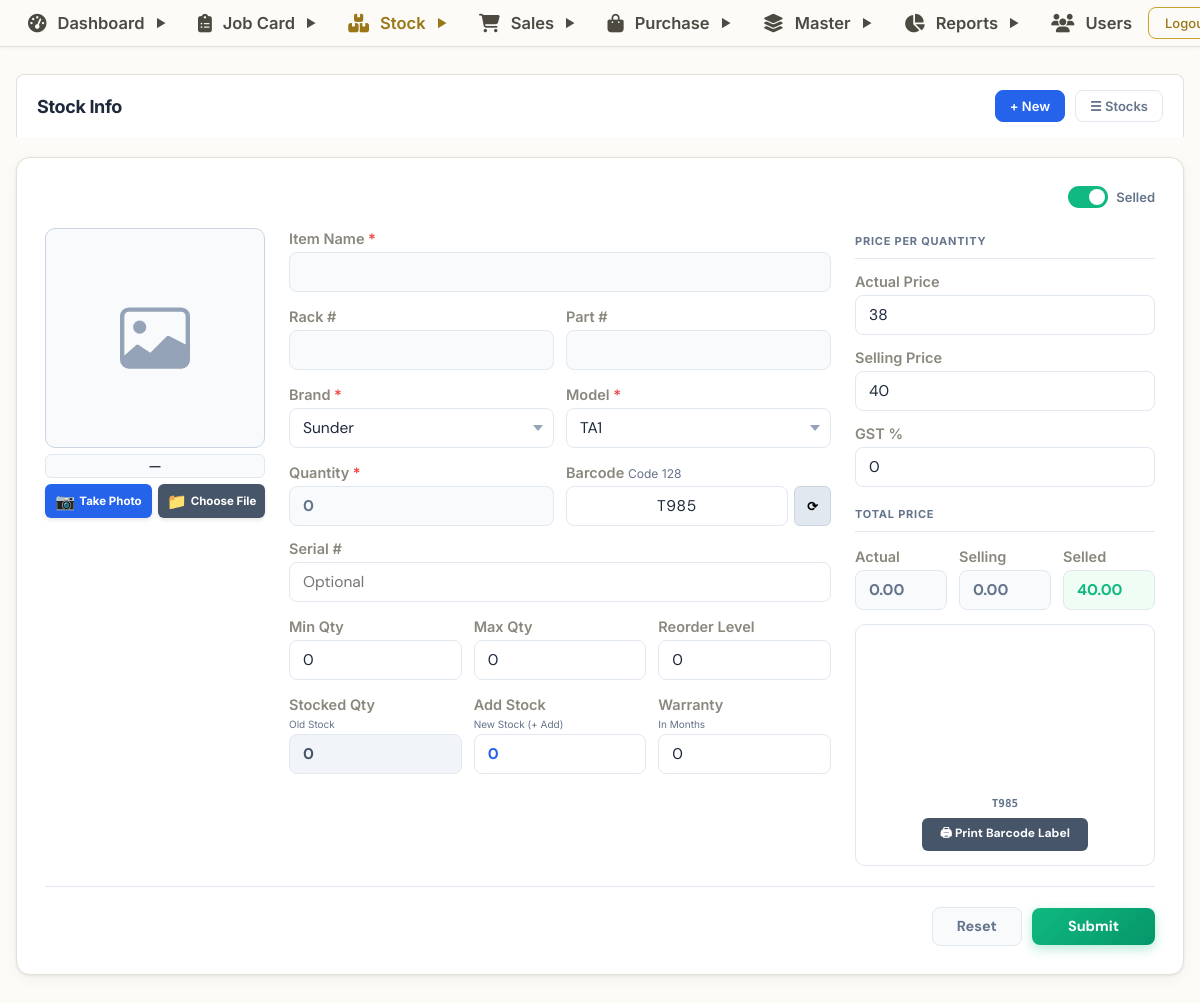
/stock/edit_stock.php?id=057a7955-46c3-4e22-a874-b8da5ca72a7e (signed in), run on the app's committed database.
### tables this page shows
CREATE TABLE `stock` (
  `id` varchar(255) NOT NULL,
  `actualPricePerQty` float NOT NULL,
  `actualPricePerUnit` float NOT NULL,
  `availableQty` int NOT NULL,
  `barCode` varchar(255) DEFAULT NULL,
  `gstPercentage` float NOT NULL,
  `itemName` varchar(255) DEFAULT NULL,
  `quantity` int NOT NULL,
  `selled` bit(1) NOT NULL,
  `selledPricePerUnit` double NOT NULL,
  `sellingPricePerQty` float NOT NULL,
  `sellingPricePerUnit` float NOT NULL,
  `serialNo` varchar(255) DEFAULT NULL,
  `unit` int NOT NULL,
  `warrantyInMonths` int NOT NULL,
  `brand` bigint DEFAULT NULL,
  `machine` bigint DEFAULT NULL,
  `model` bigint DEFAULT NULL,
  `purchaseItem` bigint DEFAULT NULL,
  `spare` bigint DEFAULT NULL,
  PRIMARY KEY (`id`),
  KEY `FK17lg7477nvywgyva1qnfan255` (`brand`),
  KEY `FKdn32ck0k6jt4dg9t7vl28ba8u` (`machine`),
  KEY `FKh2407ud8pbmwnxo4q65xftumf` (`model`),
  KEY `FKeifebnupfgukc2oojtse960ii` (`purchaseItem`),
  KEY `FK316sfaegiisdk4bcna59ynqle` (`spare`),
  CONSTRAINT `FK17lg7477nvywgyva1qnfan255` FOREIGN KEY (`brand`) REFERENCES `brand` (`id`),
  CONSTRAINT `FK316sfaegiisdk4bcna59ynqle` FOREIGN KEY (`spare`) REFERENCES `spares` (`id`),
  CONSTRAINT `FKdn32ck0k6jt4dg9t7vl28ba8u` FOREIGN KEY (`machine`) REFERENCES `machine` (`id`),
  CONSTRAINT `FKeifebnupfgukc2oojtse960ii` FOREIGN KEY (`purchaseItem`) REFERENCES `purchaseitems` (`id`),
  CONSTRAINT `FKh2407ud8pbmwnxo4q65xftumf` FOREIGN KEY (`model`) REFERENCES `model` (`id`)
);

### stock/edit_stock.php (the view, shortened to what this page needs)
<?php
require_once("../config/db.php");
$id = mysqli_real_escape_string($conn, trim($_GET['id']));
$query = "
    SELECT st.*,
           s.spareName, s.partNo, s.rackNumber, s.picture,
           b.brandName,
           m.model AS modelName,
           mc.machineName
    FROM stock st
    LEFT JOIN spares  s  ON st.spare   = s.id
    LEFT JOIN brand   b  ON st.brand   = b.id
    LEFT JOIN model   m  ON st.model   = m.id
    LEFT JOIN machine mc ON st.machine = mc.id
    WHERE st.id = '$id'
    LIMIT 1
";
$result = mysqli_query($conn, $query);
$data = mysqli_fetch_assoc($result);
?>
<?php include("../includes/header.php"); ?>
<div class="page-wrapper">
  <div class="page-header">
    <h2>Stock Info</h2>
    <div class="header-actions">
      <a href="add_stock.php" class="btn-nav new">+ New</a>
      <a href="list.php" class="btn-nav">☰ Stocks</a>
    </div>
  </div>
  <div class="card">
    <div class="top-bar">
      <div class="toggle-row">
        <label class="toggle" style="margin:0;">
          <span class="slider"></span>
        </label>
        Selled
      </div>
    </div>
    <form method="POST" id="editForm" enctype="multipart/form-data" onsubmit="return validateEditStockForm(event)">
      <div class="main-grid">
        <div class="main-stock-photo-wrap">
          <div class="image-box" id="imageBox" style="position: relative; cursor: pointer;" onclick="if(document.getElementById('editSpareImg').src && document.getElementById('editSpareImg').style.display !== 'none') openStockLightbox(document.getElementById('editSpareImg').src)">
            <?php
            $picPath = '';
            ?>
            <svg id="editImgSvg" class="placeholder-svg" viewBox="0 0 16 16" style="display: <?= $picPath ? 'none' : 'block' ?>;">
              <path d="M6.002 5.5a1.5 1.5 0 1 1-3 0 1.5 1.5 0 0 1 3 0z"/>
              <path d="M2.002 1a2 2 0 0 0-2 2v10a2 2 0 0 0 2 2h12a2 2 0 0 0 2-2V3a2 2 0 0 0-2-2h-12zm12 1a1 1 0 0 1 1 1v6.5l-3.777-1.947a.5.5 0 0 0-.577.093l-3.71 3.71-2.66-1.772a.5.5 0 0 0-.63.062L1.002 12V3a1 1 0 0 1 1-1h12z"/>
            </svg>
          </div>
          <div class="img-label" style="font-weight: 700; margin-top: 6px; text-align: center; color: #1e293b;"><?= htmlspecialchars($data['spareName'] ?? '—') ?></div>
          <div class="photo-btn-row" style="display: flex; gap: 6px; flex-direction: row; margin-top: 6px;">
            <button type="button" id="btnEditStockCamera" onclick="triggerEditStockCamera()" style="flex: 1 1 0; background: #2563eb; color: #ffffff; border: none; padding: 7px 4px; border-radius: 6px; font-size: 11.5px; font-weight: 700; cursor: pointer; display: flex; align-items: center; justify-content: center; gap: 4px; box-shadow: 0 2px 4px rgba(0,0,0,0.1); white-space: nowrap;">
              <span style="font-size: 13px;">📷</span> Take Photo
            </button>
            <button type="button" id="btnEditStockGallery" onclick="triggerEditStockGallery()" style="flex: 1 1 0; background: #475569; color: #ffffff; border: none; padding: 7px 4px; border-radius: 6px; font-size: 11.5px; font-weight: 700; cursor: pointer; display: flex; align-items: center; justify-content: center; gap: 4px; box-shadow: 0 2px 4px rgba(0,0,0,0.1); white-space: nowrap;">
              <span style="font-size: 13px;">📁</span> Choose File
            </button>
          </div>
        </div>
        <div>
          <div class="form-group">
            <label>Item Name <span style="color:var(--red)">*</span></label>
            <input type="text" value="<?= htmlspecialchars($data['spareName'] ?? '') ?>" disabled>
          </div>
          <div class="grid-2 form-group">
            <div>
              <label>Rack #</label>
              <input type="text" value="<?= htmlspecialchars($data['rackNumber'] ?? '') ?>" disabled>
            </div>
            <div>
              <label>Part #</label>
              <input type="text" value="<?= htmlspecialchars($data['partNo'] ?? '') ?>" disabled>
            </div>
          </div>
          <div class="grid-2 form-group">
            <div>
              <label>Brand <span style="color:var(--red)">*</span></label>
              <select name="brand" id="brandSelect" required>
                <?php
                $bRes = mysqli_query($conn, "SELECT * FROM brand ORDER BY brandName");
                while ($b = mysqli_fetch_assoc($bRes)) {
                  $sel = ($b['id'] == $data['brand']) ? 'selected' : '';
                  echo "<option value='{$b['id']}' $sel>" . htmlspecialchars($b['brandName']) . "</option>";
                }
                ?>
              </select>
            </div>
            <div>
              <label>Model <span style="color:var(--red)">*</span></label>
              <select name="model" id="modelSelect" required>
                <?php
                $mRes = mysqli_query($conn, "SELECT * FROM model ORDER BY model");
                while ($m = mysqli_fetch_assoc($mRes)) {
                  $sel = ($m['id'] == $data['model']) ? 'selected' : '';
                  echo "<option value='{$m['id']}' $sel>" . htmlspecialchars($m['model']) . "</option>";
                }
                ?>
              </select>
            </div>
          </div>
          <div class="grid-2 form-group">
            <div>
              <label>Quantity <span style="color:var(--red)">*</span></label>
              <input type="number" name="availableQty" id="qtyInput" value="<?= intval($data['availableQty']) ?>" min="0" required oninput="calc()" style="font-weight: 700;"disabled>
            </div>
            <div>
              <label>Barcode <small style="color:var(--label); font-weight:400;">Code 128</small></label>
              <div style="display:flex; gap:6px;">
                <input type="text" name="barCode" id="barCodeInput" class="barcode-field" value="<?= htmlspecialchars($data['barCode'] ?? '') ?>" oninput="updateBarcodeSvg(this.value)">
                <button type="button" onclick="regenerateBarcode()" title="Generate New Barcode" style="padding:6px 12px; background:#e2e8f0; border:1px solid #cbd5e1; border-radius:6px; cursor:pointer; font-size:13px; font-weight:700;">⟳</button>
              </div>
            </div>
          </div>
          <div class="form-group">
            <label>Serial #</label>
            <input type="text" name="serialNo" value="<?= htmlspecialchars($data['serialNo'] ?? '') ?>"
              placeholder="Optional">
          </div>
          <div class="grid-3 form-group">
            <div>
              <label>Min Qty</label>
              <input type="number" name="minQty" value="<?= intval($data['minQty'] ?? 0) ?>" min="0">
            </div>
            <div>
              <label>Max Qty</label>
              <input type="number" name="maxQty" value="<?= intval($data['maxQty'] ?? 0) ?>" min="0">
            </div>
            <div>
              <label>Reorder Level</label>
              <input type="number" name="reorderLevel" value="<?= intval($data['reorderLevel'] ?? 0) ?>" min="0">
            </div>
          </div>
          <div class="grid-3 form-group">
            <div>
              <label>Stocked Qty</label>
              <small style="display:block; font-size:10px; color:var(--label); margin-bottom:4px;">Old Stock</small>
              <input type="number" id="oldStock" value="<?= intval($data['availableQty']) ?>" readonly style="background:#f1f5f9; font-weight:700; color:#475569; cursor:not-allowed;">
            </div>
            <div>
              <label>Add Stock</label>
              <small style="display:block; font-size:10px; color:var(--label); margin-bottom:4px;">New Stock (+ Add)</small>
              <input type="number" name="newStock" id="newStock" value="0" min="0" oninput="calculateEditTotalStock()" style="font-weight:700; color:#2563eb;">
            </div>
            <div>
              <label>Warranty</label>
              <small style="display:block; font-size:10px; color:var(--label); margin-bottom:4px;">In Months</small>
              <input type="number" name="warrantyInMonths" value="<?= intval($data['warrantyInMonths'] ?? 0) ?>" min="0">
            </div>
          </div>
        </div>
        <div>
          <div class="section-divider">Price Per Quantity</div>
          <div class="form-group">
            <label>Actual Price</label>
            <input type="number" name="actualPricePerUnit" id="actual"
              value="<?= floatval($data['actualPricePerUnit']) ?>" step="0.01" min="0" oninput="calc()">
          </div>
          <div class="form-group">
            <label>Selling Price</label>
            <input type="number" name="sellingPricePerUnit" id="selling"
              value="<?= floatval($data['sellingPricePerUnit']) ?>" step="0.01" min="0" oninput="calc()">
          </div>
          <div class="form-group">
            <label>GST %</label>
            <input type="number" name="gstPercentage" id="gst" value="<?= floatval($data['gstPercentage'] ?? 0) ?>"
              step="0.01" min="0" oninput="calc()">
          </div>
          <div class="section-divider">Total Price</div>
          <div class="grid-3 form-group">
            <div>
              <label>Actual</label>
              <input type="number" id="displayActual" readonly style="background:var(--input-bg); font-weight:700;"
                value="<?= round(floatval($data['actualPricePerUnit']) * intval($data['availableQty']), 2) ?>">
            </div>
            <div>
              <label>Selling</label>
              <input type="number" id="displaySelling" readonly style="background:var(--input-bg); font-weight:700;"
                value="<?= round(floatval($data['sellingPricePerUnit']) * intval($data['availableQty']), 2) ?>">
            </div>
            <div>
              <label>Selled</label>
              <input type="number" id="displaySelled" readonly
                style="background:#f0fdf4; color:var(--green); font-weight:700;"
                value="<?= floatval($data['selledPricePerUnit'] ?? 0) ?>">
            </div>
          </div>
          <div class="barcode-box">
            <svg id="barcodeSvg" style="max-width:100%;"></svg>
            <div id="barcodeTextDisplay" style="font-size:11px; color:var(--label); margin-top:4px; font-family:'DM Mono',monospace; font-weight:700;">
              <?= htmlspecialchars($data['barCode'] ?? '') ?>
            </div>
            <button type="button" onclick="printBarcodeLabel()"
              style="margin-top:8px; padding:6px 18px; border-radius:6px; background:#475569; color:#fff; border:none; cursor:pointer; font-size:12px; font-weight:700; font-family:'DM Sans',sans-serif;">
              🖨 Print Barcode Label
            </button>
          </div>
        </div>
      </div>
      <div class="action-bar">
        <button type="button" class="btn btn-reset" onclick="resetToOriginal()">Reset</button>
        <button type="submit" class="btn btn-submit">Submit</button>
      </div>
    </form>
  </div>
</div>
<?php include("../includes/footer.php"); ?>

### includes/header.php (style rules this page uses)
* { box-sizing: border-box; margin: 0; padding: 0; }
body { font-family: 'Inter', Arial, sans-serif; background: #f4f6f9; padding-top: 50px; padding-bottom: 16px; }

### data on the page
stock: availableQty "0", barCode "T985", warrantyInMonths "0", actualPricePerUnit "38", sellingPricePerUnit "40", gstPercentage "0", availableQty "0.00", selledPricePerUnit "40.00"

### other printed values
$data['spareName'] "—"
form field brand "Sunder"
form field model "TA1"
